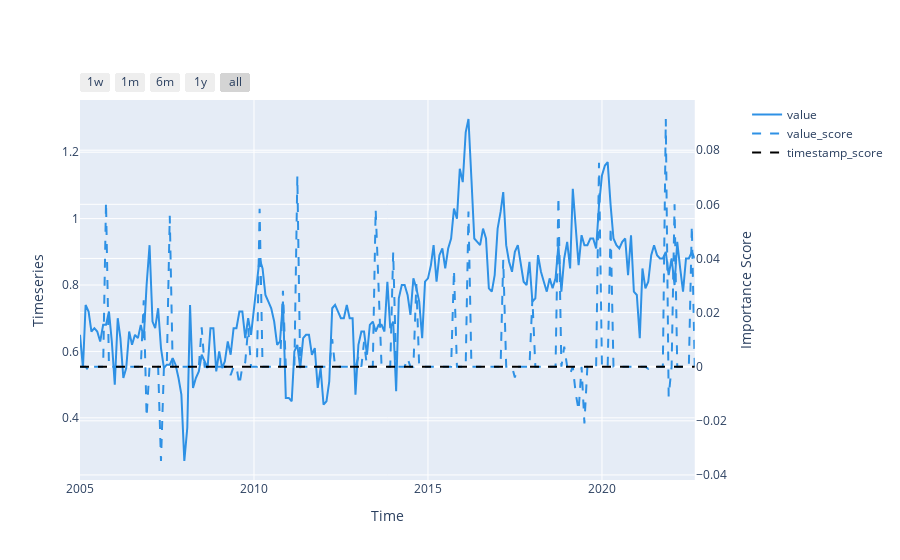

Write notebook code for a chart like this one.
### Code cell
# Generate visualization
index=0
print("SHAP results:")
local_explanations["shap"].ipython_plot(index)

### Figure 1 — Plotly figure (JSON) as saved in the notebook; plotly's stock layout.template omitted (floating-point values rounded to 4 significant figures; data arrays with more than 128 entries replaced by an {"elided": "..."} marker saying what was removed)
{"data": [{"line": {"color": "#2E91E5"}, "mode": "lines", "name": "value", "type": "scatter", "x": {"elided": "213 str values"}, "y": {"elided": "213 float values"}}, {"line": {"color": "#2E91E5", "dash": "dash"}, "mode": "lines", "name": "value_score", "type": "scatter", "x": {"elided": "213 str values"}, "xaxis": "x", "y": {"elided": "213 float values"}, "yaxis": "y2"}, {"line": {"color": "black", "dash": "dash"}, "mode": "lines", "name": "timestamp_score", "type": "scatter", "x": {"elided": "213 str values"}, "xaxis": "x", "y": {"elided": "213 int values"}, "yaxis": "y2"}], "layout": {"showlegend": true, "xaxis": {"anchor": "y", "domain": [0, 0.94], "rangeselector": {"buttons": [{"count": 7, "label": "1w", "step": "day", "stepmode": "backward"}, {"count": 1, "label": "1m", "step": "month", "stepmode": "backward"}, {"count": 6, "label": "6m", "step": "month", "stepmode": "backward"}, {"count": 1, "label": "1y", "step": "year", "stepmode": "backward"}, {"step": "all"}]}, "title": {"text": "Time"}, "type": "date"}, "yaxis": {"anchor": "x", "domain": [0, 1], "title": {"text": "Timeseries"}}, "yaxis2": {"anchor": "x", "overlaying": "y", "side": "right", "title": {"text": "Importance Score"}}}}
